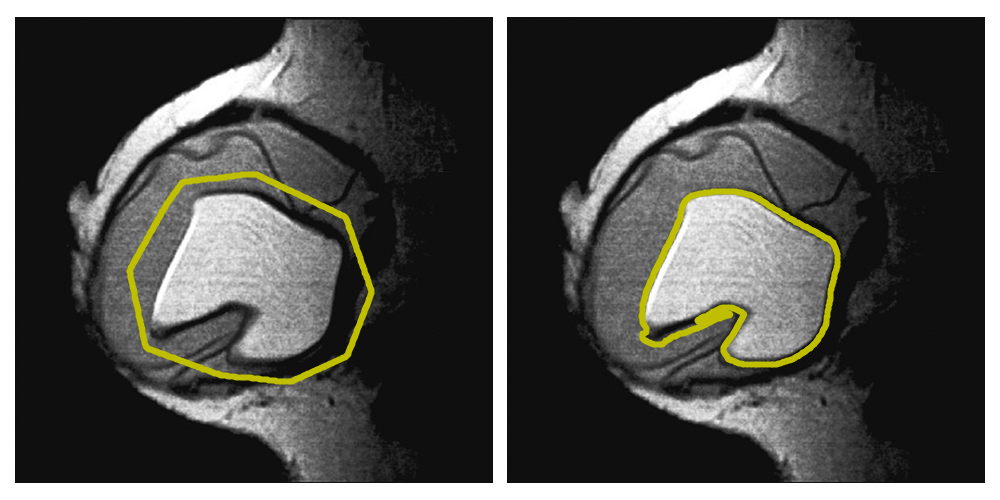

Write Python code to recreate this figure.
import os
import numpy as np
import matplotlib.pyplot as plt
from skimage.io import imread
from skimage.util import img_as_float
from scipy.ndimage import convolve

from libDIP.levelSetFunction4e import levelSetFunction4e
from libDIP.levelSetForce4e import levelSetForce4e
from libDIP.levelSetIterate4e import levelSetIterate4e
from libDIP.gaussKernel4e import gaussKernel4e
from libDIPUM.curve_manual_input import curve_manual_input
from libDIPUM.coord2mask import coord2mask
from libDIPUM.curve_display import curve_display
from libDIPUM.contourc import contourc

# Input initial phi manually.
if os.path.exists('Figure1124.mat'):
    import scipy.io as sio
from libDIPUM.data_path import dip_data
    mat = sio.loadmat('Figure1124.mat')
    x = mat['y'].squeeze()
    y = mat['x'].squeeze()
else:
    # Data is needed for manual input display
    img_path = dip_data('breast-implant.tif')
    f_tmp = img_as_float(imread(img_path))
    x, y, vx, vy = curve_manual_input(f_tmp, 200, 'g.')
    sio.savemat('Figure1124.mat', {'x': x, 'y': y, 'vx': vx, 'vy': vy})

# Parameters
n = 21
sig = 5
iterations = [1500]

# Data
img_path = dip_data('breast-implant.tif')
f = img_as_float(imread(img_path))
M, N = f.shape

# Create mask for generating initial level set function.
binmask = coord2mask(M, N, x, y)

# Create initial level set function.
phi0 = levelSetFunction4e('mask', binmask)

# Obtain the zero-level set contour.
c_list = [contourc(phi0, [0, 0])]

# Smooth image.
G = gaussKernel4e(n, sig)
fsmooth = convolve(f, G, mode='nearest')

# Compute edge-marking function.
W = levelSetForce4e('gradient', [fsmooth, 1, 50])
T = (np.max(W) + np.min(W)) / 2.0
WBin = W > T

# Iterate.
for niter in iterations:
    phi = phi0.copy()
    C = 0.5
    for _ in range(niter):
        F = levelSetForce4e('geodesic', [phi, C, WBin])
        phi = levelSetIterate4e(phi, F)
    c_list.append(contourc(phi, [0, 0]))

# Display
fig, axes = plt.subplots(1, 2, figsize=(10, 5))
for idx, cc in enumerate(c_list):
    ax = axes[idx]
    ax.imshow(f, cmap='gray')
    ax.axis('off')
    curve_display(cc[1, :], cc[0, :], 'y.', ax=ax)

plt.tight_layout()
plt.savefig('Figure1126.png')
plt.show()
